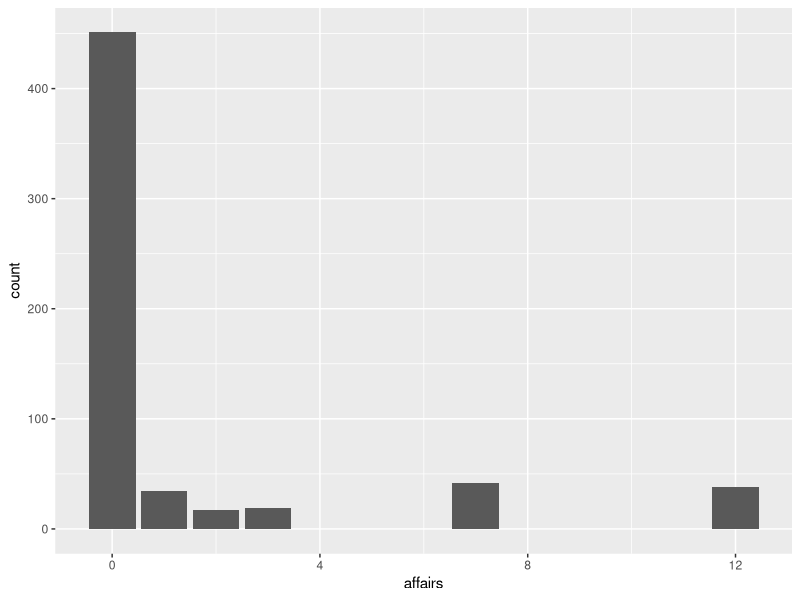
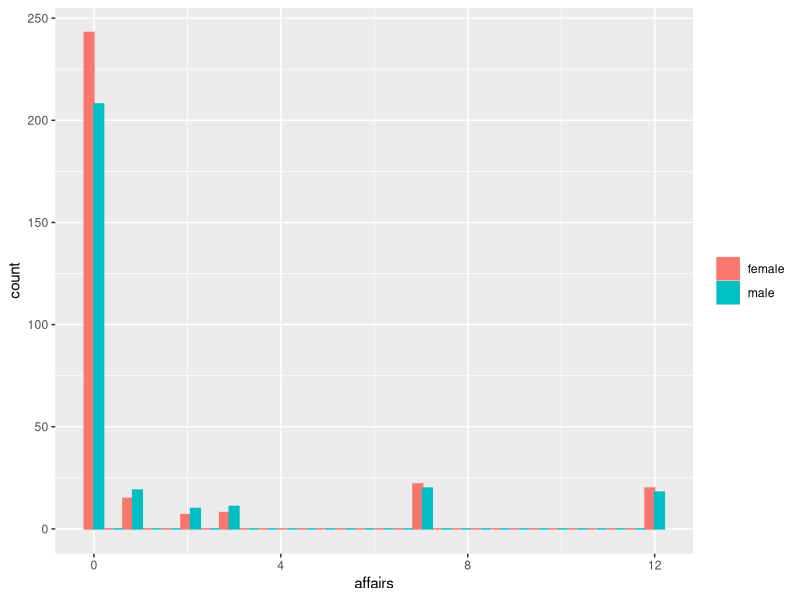
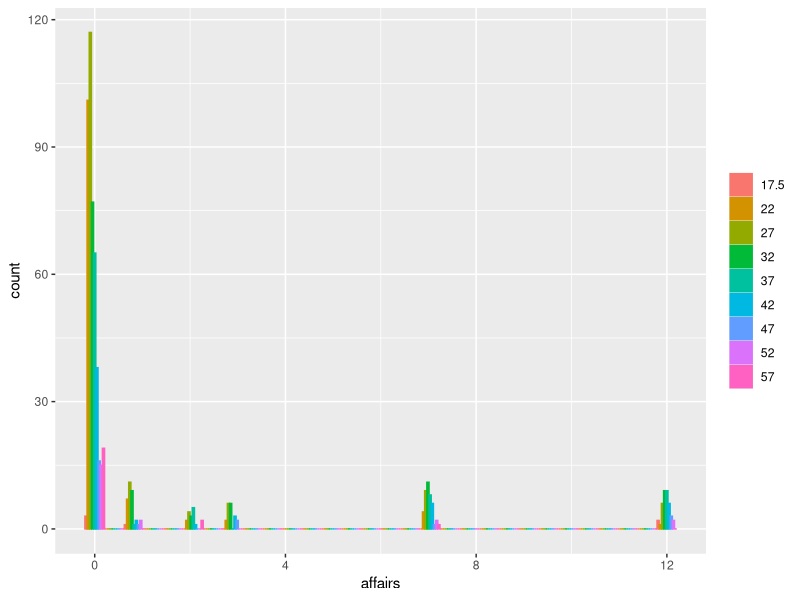
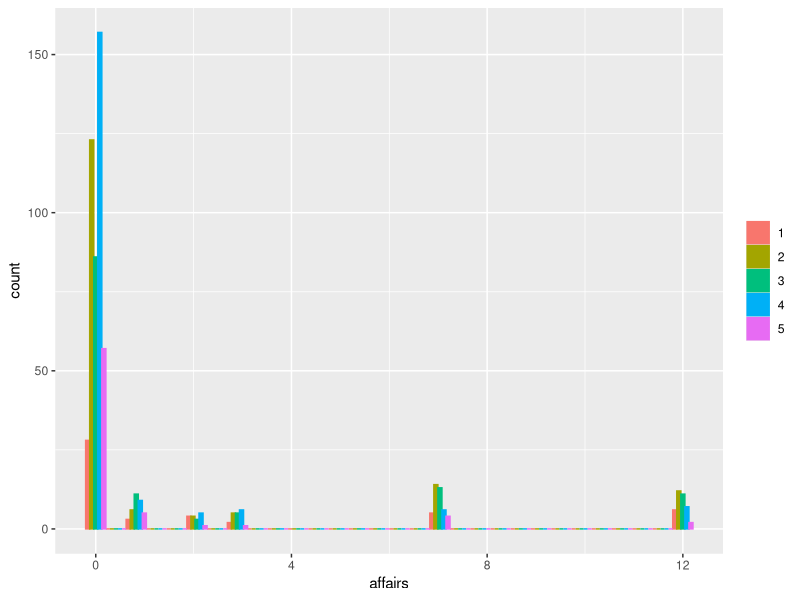
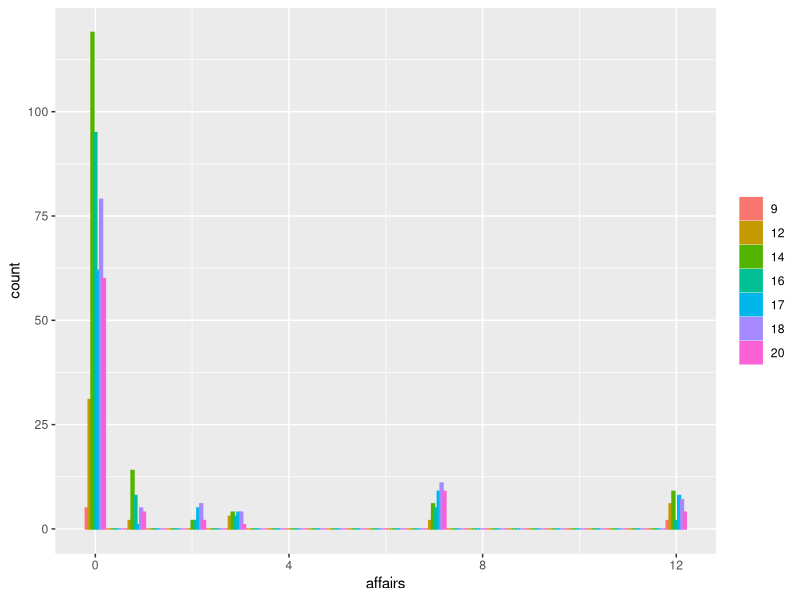

Source code (R) for these figures, in order:
library(readstata13)
library(dplyr)
library(ggplot2)
library(data.table)
library(ggthemes)
library(AER)
library(Hmisc)
library( sjmisc)

#================================================================
# open data 
#================================================================

data("Affairs")
ls()
dat_affairs = Affairs
names(dat_affairs)

#================================================================
# exercise 1
#================================================================

pf = ggplot(dat_affairs,aes(x=affairs)) + geom_bar()
pf

pf_gender = ggplot(dat_affairs,aes(x=affairs,color=as.factor(gender),fill=as.factor(gender))) + geom_histogram(position="dodge") + theme(legend.title = element_blank())
pf_gender

pf_age = ggplot(dat_affairs,aes(x=affairs,color=as.factor(age),fill=as.factor(age))) + geom_histogram(position="dodge") + theme(legend.title = element_blank())
pf_age

pf_relig = ggplot(dat_affairs,aes(x=affairs,color=as.factor(religiousness),fill=as.factor(religiousness))) + geom_histogram(position="dodge") + theme(legend.title = element_blank())
pf_relig

pf_edu = ggplot(dat_affairs,aes(x=affairs,color=as.factor(education),fill=as.factor(education))) + geom_histogram(position="dodge") + theme(legend.title = element_blank())
pf_edu


#================================================================
# exercise 2
#================================================================

# run the regression
reg1 = lm(affairs ~ as.factor(education) + I(gender) + as.factor(occupation) + as.factor(age) +
                   as.factor(children) + as.factor(religiousness) + as.factor(yearsmarried) + as.factor(rating), data = dat_affairs)
summary(reg1)


#================================================================
# exercise 3
#================================================================

# create dummies
dat_dummies = dat_affairs %>% select(education,gender,occupation,age,religiousness,yearsmarried,rating) %>% to_dummy()
names(dat_dummies) = c("grade","high-school","some-college","college","some-graduate","graduate","doctoral",
                       "female","male",
                       paste0("occupation",1:7),
                       "-20","20-24","25-29","30-34","35-39","40-44","45-49","50-54","55+",
                       "anti","not at all","slightly","somewhat","very",
                       "-3m","4-6m","6m1y","1-2y","3-5y","6-8y","9-11y","12y+",
                       "+unhappy","unhappy","average","happy","+happy")


Yvec = as.numeric(dat_affairs$affairs>0)
table(Yvec)

# create matrix of X
Xmat = dat_dummies %>% select("grade","high-school","some-college","some-graduate","graduate","doctoral",
                              "female",
                              paste0("occupation",c(1:3,5:7)),
                              "-20","20-24","25-29","35-39","40-44","45-49","50-54","55+",
                              "anti","not at all","somewhat","very",
                              "-3m","4-6m","6m1y","3-5y","6-8y","9-11y","12y+",
                              "+unhappy","unhappy","happy","+happy")
Xmat = as.matrix(Xmat)

#=========================================
# likelihood function for the probit model
#=========================================

like_probit =function(beta,Xmat,Yvec)
{
  Xbeta             = cbind(1,Xmat)%*%beta  # calculate Xbeta 
  prob              = pnorm(Xbeta);         # calculate probabilities
  prob[prob<0.0001] = 0.0001                # make sure probabilities do not hit bounds
  prob[prob>0.9999] = 0.9999
  loglike           = Yvec*log(prob) + (1-Yvec)*log(1-prob);  
  return(sum(loglike))
}

npar = ncol(Xmat)  + 1
like_probit(runif(npar),Xmat,Yvec)

reg2 = glm(Yvec ~ Xmat, family = binomial(link = "probit"))
summary(reg2)

# extract coefficients 
coef  = reg2$coefficients
  value = logLik(reg2)
  

# testing whether loglikelihood values match
output= cbind(value,like_probit(coef,Xmat,Yvec))
output

#================================================================
# exercise 4
#================================================================
